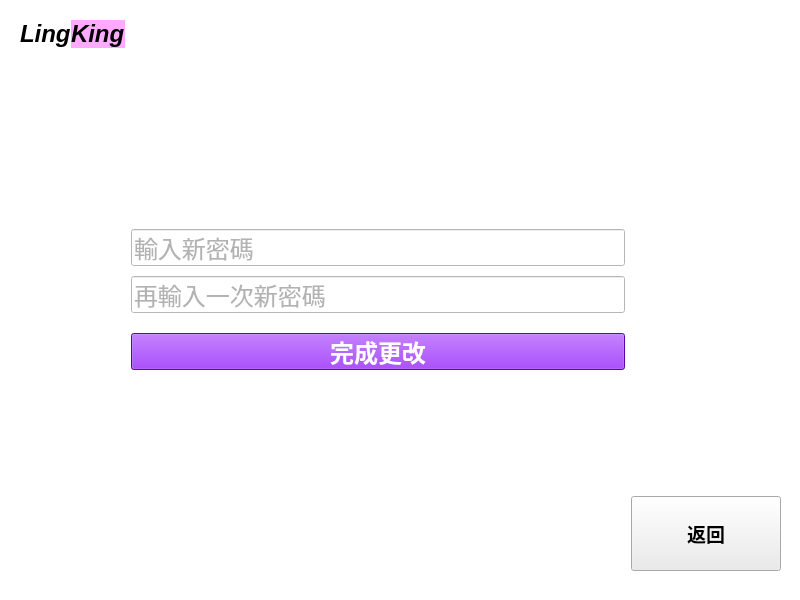
<?xml version="1.0" encoding="UTF-8"?>
<ui version="4.0">
 <class>changePSDWindow</class>
 <widget class="QMainWindow" name="changePSDWindow">
  <property name="geometry">
   <rect>
    <x>0</x>
    <y>0</y>
    <width>800</width>
    <height>600</height>
   </rect>
  </property>
  <property name="windowTitle">
   <string>LingKing</string>
  </property>
  <property name="styleSheet">
   <string notr="true">background-color: rgb(255, 255, 255);</string>
  </property>
  <widget class="QWidget" name="centralwidget">
   <widget class="QWidget" name="layoutWidget">
    <property name="geometry">
     <rect>
      <x>20</x>
      <y>20</y>
      <width>761</width>
      <height>551</height>
     </rect>
    </property>
    <layout class="QGridLayout" name="gridLayout">
     <item row="0" column="0">
      <layout class="QHBoxLayout" name="horizontalLayout_2">
       <property name="spacing">
        <number>0</number>
       </property>
       <item>
        <widget class="QLabel" name="label">
         <property name="enabled">
          <bool>true</bool>
         </property>
         <property name="sizePolicy">
          <sizepolicy hsizetype="Minimum" vsizetype="Fixed">
           <horstretch>1</horstretch>
           <verstretch>0</verstretch>
          </sizepolicy>
         </property>
         <property name="font">
          <font>
           <pointsize>18</pointsize>
           <weight>75</weight>
           <italic>true</italic>
           <bold>true</bold>
           <strikeout>false</strikeout>
          </font>
         </property>
         <property name="text">
          <string>Ling</string>
         </property>
         <property name="textFormat">
          <enum>Qt::PlainText</enum>
         </property>
         <property name="wordWrap">
          <bool>false</bool>
         </property>
        </widget>
       </item>
       <item>
        <widget class="QLabel" name="label_5">
         <property name="sizePolicy">
          <sizepolicy hsizetype="Minimum" vsizetype="Fixed">
           <horstretch>1</horstretch>
           <verstretch>0</verstretch>
          </sizepolicy>
         </property>
         <property name="font">
          <font>
           <pointsize>18</pointsize>
           <weight>75</weight>
           <italic>true</italic>
           <bold>true</bold>
          </font>
         </property>
         <property name="styleSheet">
          <string notr="true">background-color: rgb(255, 170, 255)</string>
         </property>
         <property name="text">
          <string>King</string>
         </property>
        </widget>
       </item>
      </layout>
     </item>
     <item row="2" column="1">
      <layout class="QVBoxLayout" name="verticalLayout">
       <property name="spacing">
        <number>10</number>
       </property>
       <item>
        <spacer name="verticalSpacer_2">
         <property name="orientation">
          <enum>Qt::Vertical</enum>
         </property>
         <property name="sizeType">
          <enum>QSizePolicy::Fixed</enum>
         </property>
         <property name="sizeHint" stdset="0">
          <size>
           <width>20</width>
           <height>10</height>
          </size>
         </property>
        </spacer>
       </item>
       <item>
        <widget class="QLabel" name="label_2">
         <property name="sizePolicy">
          <sizepolicy hsizetype="Expanding" vsizetype="Maximum">
           <horstretch>0</horstretch>
           <verstretch>0</verstretch>
          </sizepolicy>
         </property>
         <property name="maximumSize">
          <size>
           <width>16777215</width>
           <height>75</height>
          </size>
         </property>
         <property name="font">
          <font>
           <pointsize>20</pointsize>
           <weight>75</weight>
           <bold>true</bold>
          </font>
         </property>
         <property name="text">
          <string/>
         </property>
         <property name="buddy">
          <cstring>confirm_password_input</cstring>
         </property>
        </widget>
       </item>
       <item>
        <widget class="QLineEdit" name="password_input">
         <property name="sizePolicy">
          <sizepolicy hsizetype="Expanding" vsizetype="Maximum">
           <horstretch>0</horstretch>
           <verstretch>0</verstretch>
          </sizepolicy>
         </property>
         <property name="maximumSize">
          <size>
           <width>500</width>
           <height>37</height>
          </size>
         </property>
         <property name="palette">
          <palette>
           <active>
            <colorrole role="Button">
             <brush brushstyle="SolidPattern">
              <color alpha="255">
               <red>255</red>
               <green>255</green>
               <blue>255</blue>
              </color>
             </brush>
            </colorrole>
            <colorrole role="Text">
             <brush brushstyle="SolidPattern">
              <color alpha="255">
               <red>102</red>
               <green>102</green>
               <blue>102</blue>
              </color>
             </brush>
            </colorrole>
            <colorrole role="Base">
             <brush brushstyle="SolidPattern">
              <color alpha="255">
               <red>255</red>
               <green>255</green>
               <blue>255</blue>
              </color>
             </brush>
            </colorrole>
            <colorrole role="Window">
             <brush brushstyle="SolidPattern">
              <color alpha="255">
               <red>255</red>
               <green>255</green>
               <blue>255</blue>
              </color>
             </brush>
            </colorrole>
           </active>
           <inactive>
            <colorrole role="Button">
             <brush brushstyle="SolidPattern">
              <color alpha="255">
               <red>255</red>
               <green>255</green>
               <blue>255</blue>
              </color>
             </brush>
            </colorrole>
            <colorrole role="Text">
             <brush brushstyle="SolidPattern">
              <color alpha="255">
               <red>102</red>
               <green>102</green>
               <blue>102</blue>
              </color>
             </brush>
            </colorrole>
            <colorrole role="Base">
             <brush brushstyle="SolidPattern">
              <color alpha="255">
               <red>255</red>
               <green>255</green>
               <blue>255</blue>
              </color>
             </brush>
            </colorrole>
            <colorrole role="Window">
             <brush brushstyle="SolidPattern">
              <color alpha="255">
               <red>255</red>
               <green>255</green>
               <blue>255</blue>
              </color>
             </brush>
            </colorrole>
           </inactive>
           <disabled>
            <colorrole role="Button">
             <brush brushstyle="SolidPattern">
              <color alpha="255">
               <red>255</red>
               <green>255</green>
               <blue>255</blue>
              </color>
             </brush>
            </colorrole>
            <colorrole role="Text">
             <brush brushstyle="SolidPattern">
              <color alpha="255">
               <red>120</red>
               <green>120</green>
               <blue>120</blue>
              </color>
             </brush>
            </colorrole>
            <colorrole role="Base">
             <brush brushstyle="SolidPattern">
              <color alpha="255">
               <red>255</red>
               <green>255</green>
               <blue>255</blue>
              </color>
             </brush>
            </colorrole>
            <colorrole role="Window">
             <brush brushstyle="SolidPattern">
              <color alpha="255">
               <red>255</red>
               <green>255</green>
               <blue>255</blue>
              </color>
             </brush>
            </colorrole>
           </disabled>
          </palette>
         </property>
         <property name="font">
          <font>
           <pointsize>18</pointsize>
          </font>
         </property>
         <property name="inputMask">
          <string/>
         </property>
         <property name="text">
          <string/>
         </property>
         <property name="placeholderText">
          <string>輸入新密碼</string>
         </property>
        </widget>
       </item>
       <item>
        <widget class="QLineEdit" name="confirm_password_input">
         <property name="sizePolicy">
          <sizepolicy hsizetype="Expanding" vsizetype="Maximum">
           <horstretch>0</horstretch>
           <verstretch>0</verstretch>
          </sizepolicy>
         </property>
         <property name="maximumSize">
          <size>
           <width>500</width>
           <height>37</height>
          </size>
         </property>
         <property name="palette">
          <palette>
           <active>
            <colorrole role="Button">
             <brush brushstyle="SolidPattern">
              <color alpha="255">
               <red>255</red>
               <green>255</green>
               <blue>255</blue>
              </color>
             </brush>
            </colorrole>
            <colorrole role="Text">
             <brush brushstyle="SolidPattern">
              <color alpha="255">
               <red>102</red>
               <green>102</green>
               <blue>102</blue>
              </color>
             </brush>
            </colorrole>
            <colorrole role="Base">
             <brush brushstyle="SolidPattern">
              <color alpha="255">
               <red>255</red>
               <green>255</green>
               <blue>255</blue>
              </color>
             </brush>
            </colorrole>
            <colorrole role="Window">
             <brush brushstyle="SolidPattern">
              <color alpha="255">
               <red>255</red>
               <green>255</green>
               <blue>255</blue>
              </color>
             </brush>
            </colorrole>
           </active>
           <inactive>
            <colorrole role="Button">
             <brush brushstyle="SolidPattern">
              <color alpha="255">
               <red>255</red>
               <green>255</green>
               <blue>255</blue>
              </color>
             </brush>
            </colorrole>
            <colorrole role="Text">
             <brush brushstyle="SolidPattern">
              <color alpha="255">
               <red>102</red>
               <green>102</green>
               <blue>102</blue>
              </color>
             </brush>
            </colorrole>
            <colorrole role="Base">
             <brush brushstyle="SolidPattern">
              <color alpha="255">
               <red>255</red>
               <green>255</green>
               <blue>255</blue>
              </color>
             </brush>
            </colorrole>
            <colorrole role="Window">
             <brush brushstyle="SolidPattern">
              <color alpha="255">
               <red>255</red>
               <green>255</green>
               <blue>255</blue>
              </color>
             </brush>
            </colorrole>
           </inactive>
           <disabled>
            <colorrole role="Button">
             <brush brushstyle="SolidPattern">
              <color alpha="255">
               <red>255</red>
               <green>255</green>
               <blue>255</blue>
              </color>
             </brush>
            </colorrole>
            <colorrole role="Text">
             <brush brushstyle="SolidPattern">
              <color alpha="255">
               <red>120</red>
               <green>120</green>
               <blue>120</blue>
              </color>
             </brush>
            </colorrole>
            <colorrole role="Base">
             <brush brushstyle="SolidPattern">
              <color alpha="255">
               <red>255</red>
               <green>255</green>
               <blue>255</blue>
              </color>
             </brush>
            </colorrole>
            <colorrole role="Window">
             <brush brushstyle="SolidPattern">
              <color alpha="255">
               <red>255</red>
               <green>255</green>
               <blue>255</blue>
              </color>
             </brush>
            </colorrole>
           </disabled>
          </palette>
         </property>
         <property name="font">
          <font>
           <pointsize>18</pointsize>
          </font>
         </property>
         <property name="inputMask">
          <string/>
         </property>
         <property name="text">
          <string/>
         </property>
         <property name="placeholderText">
          <string>再輸入一次新密碼</string>
         </property>
        </widget>
       </item>
       <item>
        <spacer name="verticalSpacer_4">
         <property name="orientation">
          <enum>Qt::Vertical</enum>
         </property>
         <property name="sizeType">
          <enum>QSizePolicy::Fixed</enum>
         </property>
         <property name="sizeHint" stdset="0">
          <size>
           <width>20</width>
           <height>10</height>
          </size>
         </property>
        </spacer>
       </item>
       <item>
        <widget class="QPushButton" name="finish_BTN">
         <property name="sizePolicy">
          <sizepolicy hsizetype="Minimum" vsizetype="Maximum">
           <horstretch>0</horstretch>
           <verstretch>0</verstretch>
          </sizepolicy>
         </property>
         <property name="maximumSize">
          <size>
           <width>16777215</width>
           <height>37</height>
          </size>
         </property>
         <property name="sizeIncrement">
          <size>
           <width>0</width>
           <height>0</height>
          </size>
         </property>
         <property name="palette">
          <palette>
           <active>
            <colorrole role="Button">
             <brush brushstyle="SolidPattern">
              <color alpha="255">
               <red>130</red>
               <green>9</green>
               <blue>235</blue>
              </color>
             </brush>
            </colorrole>
            <colorrole role="ButtonText">
             <brush brushstyle="SolidPattern">
              <color alpha="255">
               <red>255</red>
               <green>255</green>
               <blue>255</blue>
              </color>
             </brush>
            </colorrole>
            <colorrole role="Base">
             <brush brushstyle="SolidPattern">
              <color alpha="255">
               <red>130</red>
               <green>9</green>
               <blue>235</blue>
              </color>
             </brush>
            </colorrole>
            <colorrole role="Window">
             <brush brushstyle="SolidPattern">
              <color alpha="255">
               <red>130</red>
               <green>9</green>
               <blue>235</blue>
              </color>
             </brush>
            </colorrole>
           </active>
           <inactive>
            <colorrole role="Button">
             <brush brushstyle="SolidPattern">
              <color alpha="255">
               <red>130</red>
               <green>9</green>
               <blue>235</blue>
              </color>
             </brush>
            </colorrole>
            <colorrole role="ButtonText">
             <brush brushstyle="SolidPattern">
              <color alpha="255">
               <red>255</red>
               <green>255</green>
               <blue>255</blue>
              </color>
             </brush>
            </colorrole>
            <colorrole role="Base">
             <brush brushstyle="SolidPattern">
              <color alpha="255">
               <red>130</red>
               <green>9</green>
               <blue>235</blue>
              </color>
             </brush>
            </colorrole>
            <colorrole role="Window">
             <brush brushstyle="SolidPattern">
              <color alpha="255">
               <red>130</red>
               <green>9</green>
               <blue>235</blue>
              </color>
             </brush>
            </colorrole>
           </inactive>
           <disabled>
            <colorrole role="Button">
             <brush brushstyle="SolidPattern">
              <color alpha="255">
               <red>130</red>
               <green>9</green>
               <blue>235</blue>
              </color>
             </brush>
            </colorrole>
            <colorrole role="ButtonText">
             <brush brushstyle="SolidPattern">
              <color alpha="255">
               <red>120</red>
               <green>120</green>
               <blue>120</blue>
              </color>
             </brush>
            </colorrole>
            <colorrole role="Base">
             <brush brushstyle="SolidPattern">
              <color alpha="255">
               <red>130</red>
               <green>9</green>
               <blue>235</blue>
              </color>
             </brush>
            </colorrole>
            <colorrole role="Window">
             <brush brushstyle="SolidPattern">
              <color alpha="255">
               <red>130</red>
               <green>9</green>
               <blue>235</blue>
              </color>
             </brush>
            </colorrole>
           </disabled>
          </palette>
         </property>
         <property name="font">
          <font>
           <pointsize>18</pointsize>
           <weight>75</weight>
           <bold>true</bold>
          </font>
         </property>
         <property name="cursor">
          <cursorShape>PointingHandCursor</cursorShape>
         </property>
         <property name="styleSheet">
          <string notr="true">background-color: rgb(130, 9, 235);</string>
         </property>
         <property name="text">
          <string>完成更改</string>
         </property>
        </widget>
       </item>
       <item>
        <spacer name="verticalSpacer_3">
         <property name="orientation">
          <enum>Qt::Vertical</enum>
         </property>
         <property name="sizeType">
          <enum>QSizePolicy::Fixed</enum>
         </property>
         <property name="sizeHint" stdset="0">
          <size>
           <width>20</width>
           <height>120</height>
          </size>
         </property>
        </spacer>
       </item>
      </layout>
     </item>
     <item row="1" column="0">
      <spacer name="verticalSpacer">
       <property name="orientation">
        <enum>Qt::Vertical</enum>
       </property>
       <property name="sizeType">
        <enum>QSizePolicy::Fixed</enum>
       </property>
       <property name="sizeHint" stdset="0">
        <size>
         <width>20</width>
         <height>80</height>
        </size>
       </property>
      </spacer>
     </item>
     <item row="3" column="2">
      <widget class="QPushButton" name="back_BTN">
       <property name="sizePolicy">
        <sizepolicy hsizetype="Expanding" vsizetype="Expanding">
         <horstretch>1</horstretch>
         <verstretch>1</verstretch>
        </sizepolicy>
       </property>
       <property name="maximumSize">
        <size>
         <width>150</width>
         <height>75</height>
        </size>
       </property>
       <property name="font">
        <font>
         <pointsize>14</pointsize>
         <weight>75</weight>
         <bold>true</bold>
        </font>
       </property>
       <property name="cursor">
        <cursorShape>PointingHandCursor</cursorShape>
       </property>
       <property name="styleSheet">
        <string notr="true">background-color: rgb(235, 235, 235);</string>
       </property>
       <property name="text">
        <string>返回</string>
       </property>
      </widget>
     </item>
     <item row="1" column="2">
      <spacer name="horizontalSpacer_3">
       <property name="orientation">
        <enum>Qt::Horizontal</enum>
       </property>
       <property name="sizeType">
        <enum>QSizePolicy::Fixed</enum>
       </property>
       <property name="sizeHint" stdset="0">
        <size>
         <width>150</width>
         <height>20</height>
        </size>
       </property>
      </spacer>
     </item>
     <item row="2" column="2">
      <widget class="QLabel" name="info_label">
       <property name="palette">
        <palette>
         <active>
          <colorrole role="WindowText">
           <brush brushstyle="SolidPattern">
            <color alpha="255">
             <red>255</red>
             <green>0</green>
             <blue>0</blue>
            </color>
           </brush>
          </colorrole>
          <colorrole role="Button">
           <brush brushstyle="SolidPattern">
            <color alpha="255">
             <red>255</red>
             <green>255</green>
             <blue>255</blue>
            </color>
           </brush>
          </colorrole>
          <colorrole role="Base">
           <brush brushstyle="SolidPattern">
            <color alpha="255">
             <red>255</red>
             <green>255</green>
             <blue>255</blue>
            </color>
           </brush>
          </colorrole>
          <colorrole role="Window">
           <brush brushstyle="SolidPattern">
            <color alpha="255">
             <red>255</red>
             <green>255</green>
             <blue>255</blue>
            </color>
           </brush>
          </colorrole>
         </active>
         <inactive>
          <colorrole role="WindowText">
           <brush brushstyle="SolidPattern">
            <color alpha="255">
             <red>255</red>
             <green>0</green>
             <blue>0</blue>
            </color>
           </brush>
          </colorrole>
          <colorrole role="Button">
           <brush brushstyle="SolidPattern">
            <color alpha="255">
             <red>255</red>
             <green>255</green>
             <blue>255</blue>
            </color>
           </brush>
          </colorrole>
          <colorrole role="Base">
           <brush brushstyle="SolidPattern">
            <color alpha="255">
             <red>255</red>
             <green>255</green>
             <blue>255</blue>
            </color>
           </brush>
          </colorrole>
          <colorrole role="Window">
           <brush brushstyle="SolidPattern">
            <color alpha="255">
             <red>255</red>
             <green>255</green>
             <blue>255</blue>
            </color>
           </brush>
          </colorrole>
         </inactive>
         <disabled>
          <colorrole role="WindowText">
           <brush brushstyle="SolidPattern">
            <color alpha="255">
             <red>120</red>
             <green>120</green>
             <blue>120</blue>
            </color>
           </brush>
          </colorrole>
          <colorrole role="Button">
           <brush brushstyle="SolidPattern">
            <color alpha="255">
             <red>255</red>
             <green>255</green>
             <blue>255</blue>
            </color>
           </brush>
          </colorrole>
          <colorrole role="Base">
           <brush brushstyle="SolidPattern">
            <color alpha="255">
             <red>255</red>
             <green>255</green>
             <blue>255</blue>
            </color>
           </brush>
          </colorrole>
          <colorrole role="Window">
           <brush brushstyle="SolidPattern">
            <color alpha="255">
             <red>255</red>
             <green>255</green>
             <blue>255</blue>
            </color>
           </brush>
          </colorrole>
         </disabled>
        </palette>
       </property>
       <property name="font">
        <font>
         <pointsize>14</pointsize>
        </font>
       </property>
       <property name="text">
        <string/>
       </property>
       <property name="alignment">
        <set>Qt::AlignLeading|Qt::AlignLeft|Qt::AlignTop</set>
       </property>
      </widget>
     </item>
    </layout>
   </widget>
  </widget>
  <widget class="QStatusBar" name="statusbar"/>
 </widget>
 <resources/>
 <connections/>
</ui>
